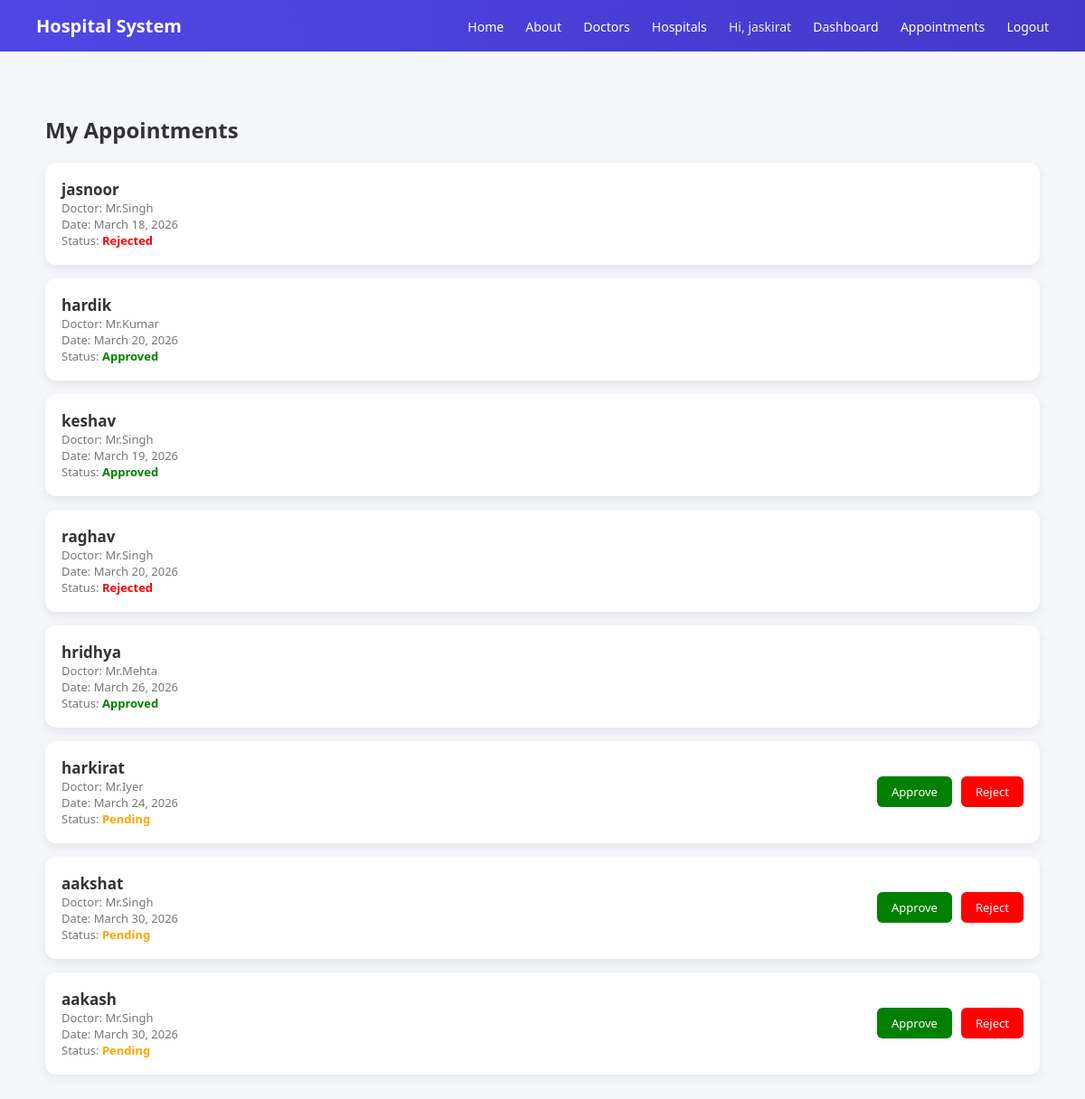
The page /appointments/ (signed in) on the database its author committed.
### hospital/models.py (models this page shows, shortened)
class Appointment(models.Model):
    STATUS_CHOICES = [
        ('Pending', 'Pending'),
        ('Approved', 'Approved'),
        ('Rejected', 'Rejected'),
    ]
    user = models.ForeignKey(User, on_delete=models.CASCADE)
    patient_name = models.CharField(max_length=100)
    patient_email = models.EmailField()
    doctor = models.ForeignKey(Doctor, on_delete=models.CASCADE)
    appointment_date = models.DateField()
    appointment_time = models.TimeField()
    message = models.TextField()
    status = models.CharField(max_length=20, choices=STATUS_CHOICES, default="Pending")

class Doctor(models.Model):
    name = models.CharField(max_length=100)
    specialization = models.CharField(max_length=100)
    experience = models.IntegerField()
    fee = models.IntegerField()
    rating = models.FloatField(default=4.5)

### hospital/views.py (the view)
# urls.py: path('appointments/', views.appointments, name='appointments'),
@login_required
def appointments(request):
    data = Appointment.objects.filter(user=request.user)
    return render(request, 'appointments.html', {'appointments': data})

### hospital/templates/appointments.html
{% extends 'base.html' %}
{% block content %}
<h2 style="margin-bottom:20px;">My Appointments</h2>
{% for a in appointments %}
<div class="card">
    <div>
        <div class="card-title">{{ a.patient_name }}</div>
        <div class="card-sub">
            Doctor: {{ a.doctor.name }}
        </div>
        <div class="card-sub">
            Date: {{ a.appointment_date }}
        </div>
        <div class="card-sub">
            Status:
            <span style="
                font-weight:bold;
                color:
                {% if a.status == 'Approved' %}green
                {% elif a.status == 'Rejected' %}red
                {% else %}orange
                {% endif %}
            ">
                {{ a.status }}
            </span>
        </div>
    </div>
    {% if user.is_staff and a.status == "Pending" %}
    <div style="display:flex; gap:10px;">
        <a href="{% url 'approve' a.id %}" class="btn" style="background: green;">
            Approve
        </a>
        <a href="{% url 'reject' a.id %}" class="btn" style="background: red;">
            Reject
        </a>
    </div>
    {% endif %}
</div>
{% empty %}
<p style="text-align:center;">No appointments found.</p>
{% endfor %}
{% endblock %}

### hospital/templates/base.html (shortened to what this page needs)
<!DOCTYPE html>
<html>
<head>
</head>
<body>
    <div class="navbar">
        <div class="left">Hospital System</div>
        <div>
            <a href="/">Home</a>
            <a href="{% url 'about' %}">About</a>
            <a href="{% url 'doctors' %}">Doctors</a>
            <a href="{% url 'hospitals' %}">Hospitals</a>
            {% if user.is_authenticated %}
                <span class="user-text">Hi, {{ user.username }}</span>
                <a href="{% url 'dashboard' %}">Dashboard</a>
                <a href="{% url 'appointments' %}">Appointments</a>
                <a href="{% url 'logout' %}">Logout</a>
            {% else %}
                <a href="{% url 'login' %}">Login</a>
                <a href="{% url 'register' %}">Register</a>
            {% endif %}
        </div>
    </div>
    <div class="container">
        {% block content %}
        {% endblock %}
    </div>
</body>
</html>

### hospital/templates/base.html (style rules this page uses)
:root { --primary: #4f46e5; --bg: #f5f7fb; --text: #333; }
body { margin: 0; font-family: 'Segoe UI', sans-serif; background: var(--bg); color: var(--text); }
.navbar { background: linear-gradient(90deg, #4f46e5, #4338ca); color: white; padding: 15px 40px; display: flex; justify-content: space-between; align-items: center; }
.navbar .left { font-size: 20px; font-weight: bold; }
.navbar a { margin-left: 20px; text-decoration: none; color: white; font-size: 14px; transition: 0.2s; }
.user-text { margin-left: 20px; font-size: 14px; opacity: 0.9; }
.container { max-width: 1100px; margin: 30px auto; padding: 20px; }
.card { background: white; border-radius: 12px; padding: 18px; margin-bottom: 15px; display: flex; justify-content: space-between; align-items: center; box-shadow: 0 4px 12px rgba(0,0,0,0.08); transition: all 0.25s ease; }
.card-title { font-weight: 600; font-size: 17px; }
.card-sub { font-size: 13px; color: #777; }
.btn { text-decoration: none; background: var(--primary); color: white; padding: 8px 16px; border-radius: 6px; font-size: 13px; transition: 0.2s; }

### rows shown on the page
Appointment: patient_name "jasnoor", doctor.name "Mr.Singh", appointment_date "March 18, 2026", status "Rejected"
Appointment: patient_name "hardik", doctor.name "Mr.Kumar", appointment_date "March 20, 2026", status "Approved"
Appointment: patient_name "keshav", doctor.name "Mr.Singh", appointment_date "March 19, 2026", status "Approved"
Appointment: patient_name "raghav", doctor.name "Mr.Singh", appointment_date "March 20, 2026", status "Rejected"
Appointment: patient_name "hridhya", doctor.name "Mr.Mehta", appointment_date "March 26, 2026", status "Approved"
Appointment: patient_name "harkirat", doctor.name "Mr.Iyer", appointment_date "March 24, 2026", status "Pending", shows "Approve"
Appointment: patient_name "aakshat", doctor.name "Mr.Singh", appointment_date "March 30, 2026", status "Pending", shows "Approve"
Appointment: patient_name "aakash", doctor.name "Mr.Singh", appointment_date "March 30, 2026", status "Pending", shows "Approve"

### other values the page prints
{{ user.username }} "jaskirat"
